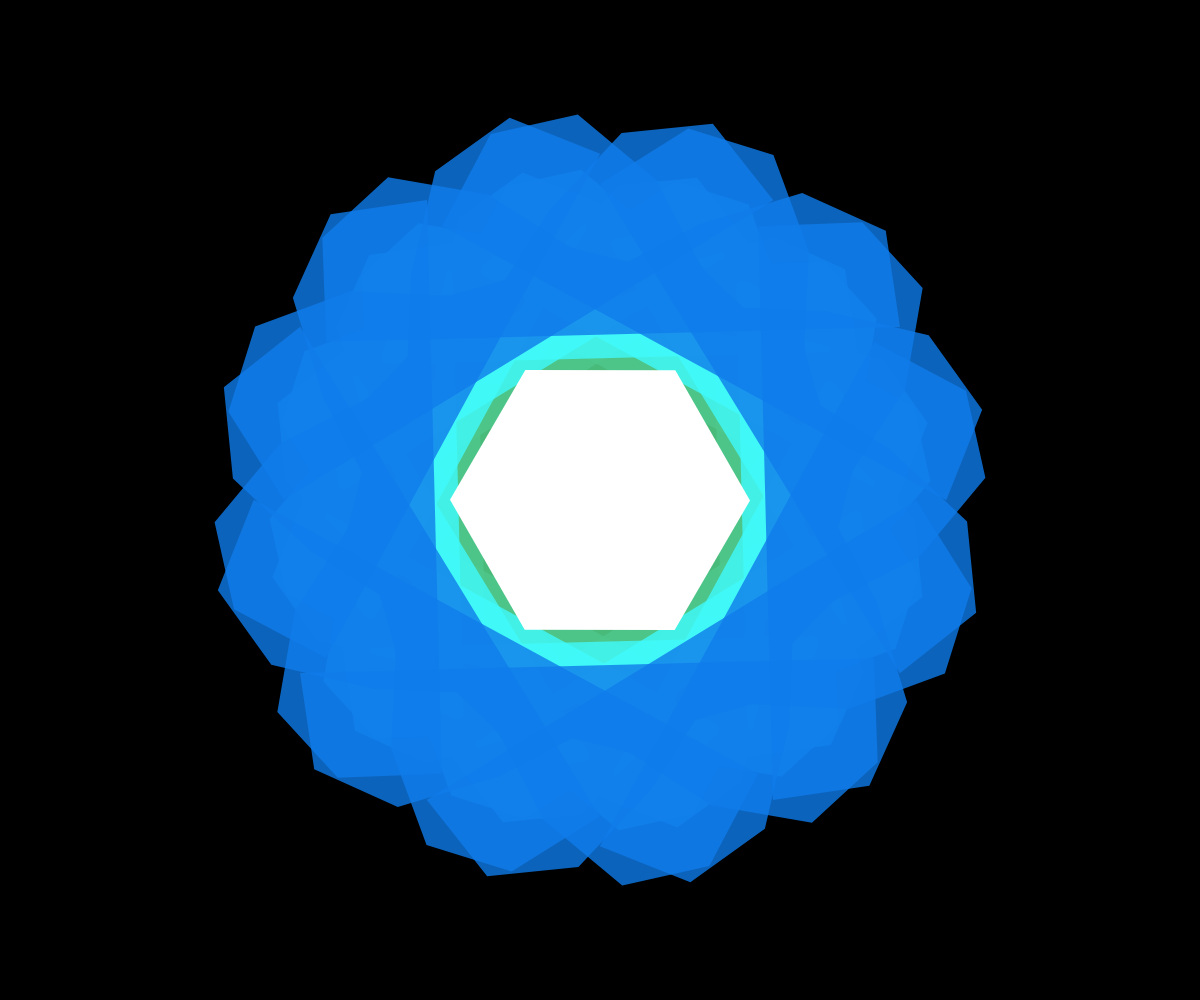
Frame 1 (no input)
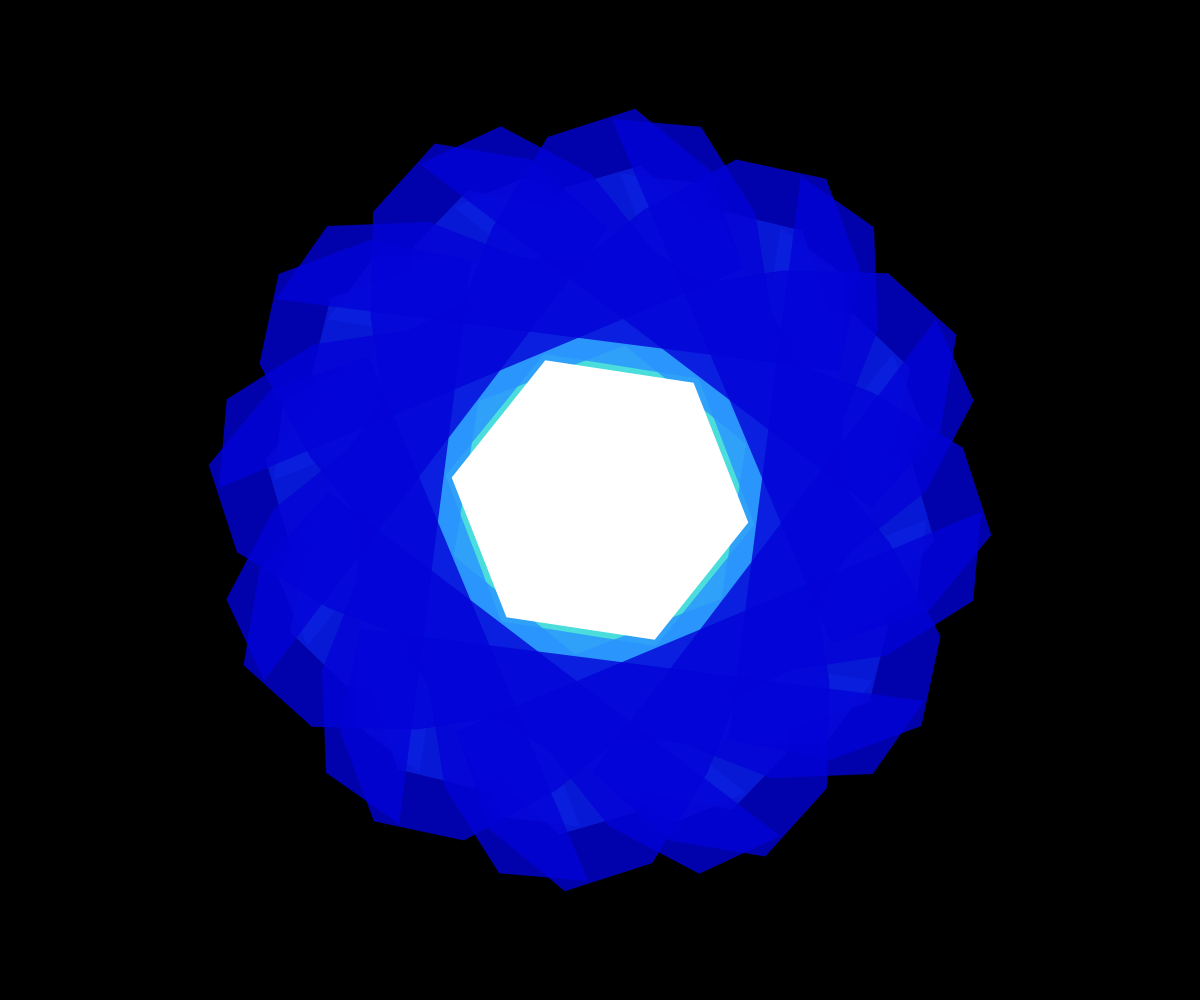
Frame 60 (no input)
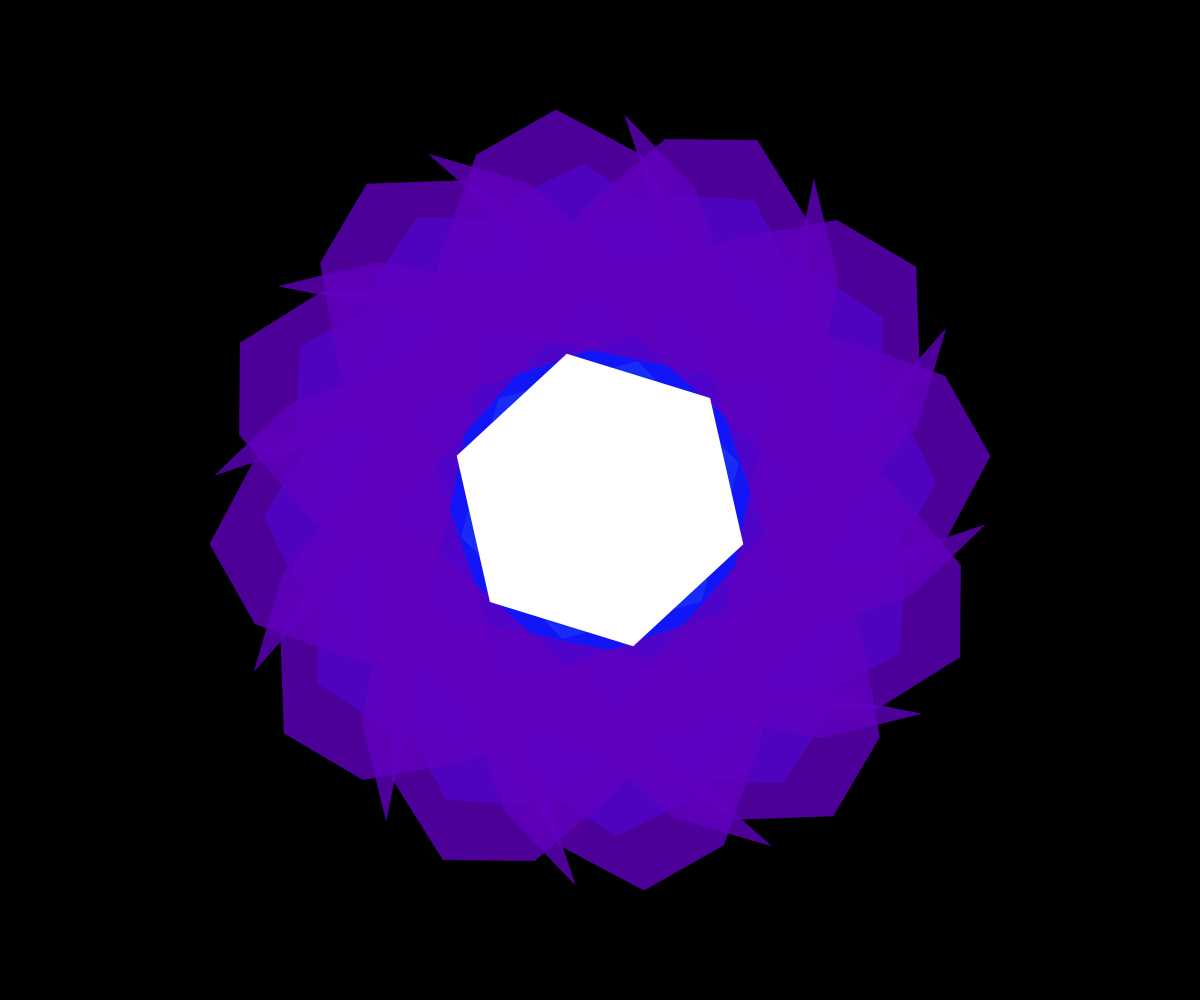
Frame 120 (the mouse pressed at the canvas centre since frame 60)

The p5.js sketch that drew these frames (run headless with seeded random() and noise() and a simulated clock; from frame 60 on, the mouse is pressed at the canvas centre):

// p5.js sketch
// ── sketch.js
function setup() {
  createCanvas(windowWidth, windowHeight);
  colorMode(HSB, 360, 100, 100, 1);
  noStroke();
}

function draw() {
  background(0, 0, 0, 1);
  
  const cx = width / 2;
  const cy = height / 2;
  const time = millis() * 0.0005;
  
  // Draw kaleidoscope pattern
  drawKaleidoscope(cx, cy, time);
  
  // Draw hexagon mask
  push();
  translate(cx, cy);
  rotate(time * 0.3);
  
  beginShape();
  for (let i = 0; i < 6; i++) {
    const angle = TWO_PI / 6 * i;
    const x = cos(angle) * 150;
    const y = sin(angle) * 150;
    vertex(x, y);
  }
  endShape(CLOSE);
  
  pop();
}

function drawKaleidoscope(cx, cy, time) {
  const layers = 8;
  const radius = min(width, height) * 0.45;
  
  // Create a pattern that fills the canvas
  for (let layer = 0; layer < layers; layer++) {
    const layerRadius = radius * (layer / layers);
    const angleOffset = time * (1 - layer / layers) * 0.5;
    
    push();
    translate(cx, cy);
    
    // Draw multiple rotated copies to create kaleidoscope effect
    for (let i = 0; i < 12; i++) {
      rotate(TWO_PI / 12);
      
      // Color based on layer and time
      const hue = (frameCount * 0.5 + layer * 30) % 360;
      const saturation = 80 + 20 * sin(time + layer);
      const brightness = 70 + 30 * cos(time * 0.7 + layer);
      
      fill(hue, saturation, brightness, 0.8);
      
      // Draw a segment of the pattern
      beginShape();
      for (let j = 0; j < 10; j++) {
        const angle = map(j, 0, 9, 0, TWO_PI / 3);
        const r = layerRadius * (0.8 + 0.2 * sin(time * 2 + j));
        const x = cos(angle + angleOffset) * r;
        const y = sin(angle + angleOffset) * r;
        vertex(x, y);
      }
      endShape(CLOSE);
    }
    
    pop();
  }
}

function windowResized() {
  resizeCanvas(windowWidth, windowHeight);
}
